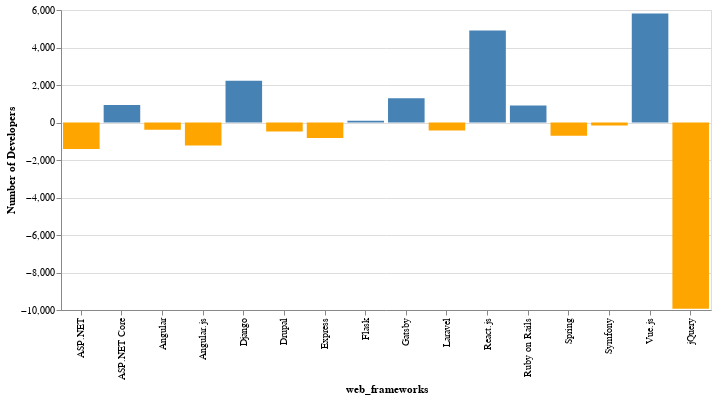

This figure's notebook cell:
### Code cell
diff_plot(WebframeWorkedWith, WebframeDesireNextYear, 'web_frameworks')

### Figure 1 — Vega-Lite specification as saved in the notebook (floating-point values rounded to 4 significant figures)
{"config": {"view": {"continuousWidth": 400, "continuousHeight": 300}}, "data": {"name": "data-0b00c2995f5fa78c743ba55459eabbfc"}, "mark": "bar", "encoding": {"color": {"condition": {"value": "steelblue", "test": "(datum.Number_of_Developers > 0)"}, "value": "orange"}, "x": {"type": "nominal", "field": "web_frameworks"}, "y": {"type": "quantitative", "field": "Number_of_Developers", "title": "Number of Developers"}}, "width": 650, "$schema": "https://vega.github.io/schema/vega-lite/v4.8.1.json", "datasets": {"data-0b00c2995f5fa78c743ba55459eabbfc": [{"web_frameworks": "Angular", "Number_of_Developers": -386}, {"web_frameworks": "Angular.js", "Number_of_Developers": -1225}, {"web_frameworks": "ASP.NET", "Number_of_Developers": -1411}, {"web_frameworks": "ASP.NET Core", "Number_of_Developers": 936}, {"web_frameworks": "Django", "Number_of_Developers": 2223}, {"web_frameworks": "Drupal", "Number_of_Developers": -480}, {"web_frameworks": "Express", "Number_of_Developers": -833}, {"web_frameworks": "Flask", "Number_of_Developers": 92}, {"web_frameworks": "Gatsby", "Number_of_Developers": 1295}, {"web_frameworks": "jQuery", "Number_of_Developers": -9934}, {"web_frameworks": "Laravel", "Number_of_Developers": -420}, {"web_frameworks": "React.js", "Number_of_Developers": 4904}, {"web_frameworks": "Ruby on Rails", "Number_of_Developers": 905}, {"web_frameworks": "Spring", "Number_of_Developers": -700}, {"web_frameworks": "Symfony", "Number_of_Developers": -159}, {"web_frameworks": "Vue.js", "Number_of_Developers": 5820}]}}
